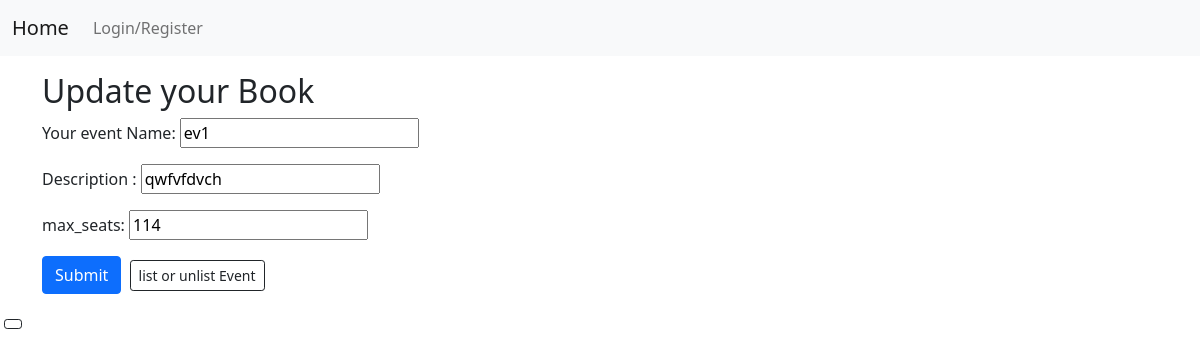
Screenshot of /update/1 with the database file from the repository.
### eventrr/models.py (models this page shows, shortened)
class Event(models.Model):
    class Meta:
        unique_together = (('event_name', 'desc'),)
    window_choices = (
        (1, 'Not Booked'),
        (2, 'Ready For Booking'),
        (3, 'Booking on '),
        (4, 'Booking over')
    )
    event_name = models.CharField(max_length=15)
    desc = models.CharField(max_length=215)
    status = models.IntegerField(choices = window_choices, default=1)
    max_seats = models.IntegerField(default = 10)

### eventrr/views.py (the view, shortened to what this page needs)
# urls.py: path('',views.index,name='index'), # shows all the events for a user (to book tickets) , and update , delete option only for superuser
def update(request,id):
    event  = Event.objects.get(id=id)
    return render(request,'update.html',{'event':event})

### eventrr/templates/update.html (shortened to what this page needs)
{% extends 'base.html' %}
{% block content %}
<div class="container my-3">
    <h2>Update your Book </h2>
    <form action="/update/{{event.id}}" method="POST">
            <div class="mb-3">
                <label for="event_Name">Your event Name: </label>
                <input id="name" type="text" name="name" value="{{ event.event_name }}">
            </div>
            <div class="mb-3">
                <label for="desc">Description : </label>
                <input id="desc" type="text" name="desc" value="{{ event.desc }}">
            </div>
            <div class="mb-3">
                <label for="max_seats">max_seats: </label>
                <input id="max_seats" type="text" name="max_seats" value="{{ event.max_seats }}">
            </div>
            <button type="submit" class="btn btn-primary">Submit</button>
            <a href="/admin/eventrr/listevents/{{event.id}}/change" type="button"
                       class="btn btn-outline-dark btn-sm mx-1">list or unlist Event</button>
        </form>
</div>
{% endblock content %}

### rows the page displays
Event: name "ev1", desc "qwfvfdvch", max_seats "114"
